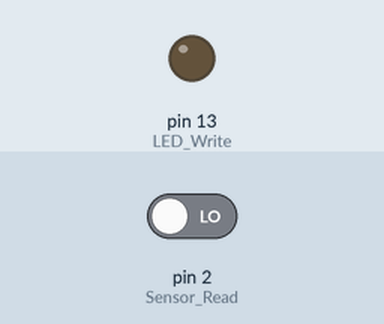
Simulated run of this sketch. Board: Arduino Uno, built with avr-gcc and run on an emulated ATmega328P. Shown: output pins drawn as LEDs (lit = HIGH). The test bench sets the inputs (shaded band); at power-on: pin 2 (Sensor_Read) LOW.

Above: at 1.2 s.
1.3 s: pin 2 (Sensor_Read) driven HIGH
At 2.0 s:
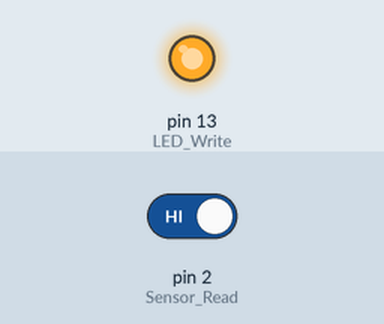
2.8 s: pin 2 (Sensor_Read) driven LOW
At 3.2 s:
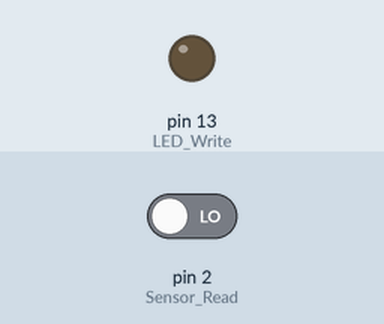
Timing chart, 0 to 5.8 s (numbered marks = the images above; inputs shaded):
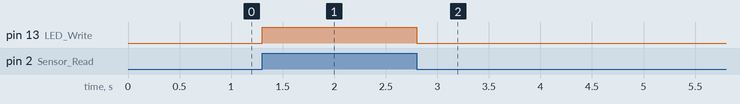

The sketch:

motion_sensor.ino
```cpp
int Sensor_Read = 2;
int LED_Write = 13;

int SensorOutput = 0;

void setup()
{
  pinMode(Sensor_Read, INPUT);
  pinMode(LED_Write, OUTPUT);
}

void loop()
{
  SensorOutput = digitalRead(2);

  digitalWrite(13, SensorOutput);
}
```

Measured:
- after the input at 1.3 s, pin 13 (LED_Write): LOW → HIGH at once
- after the input at 2.8 s, pin 13 (LED_Write): HIGH → LOW at once
